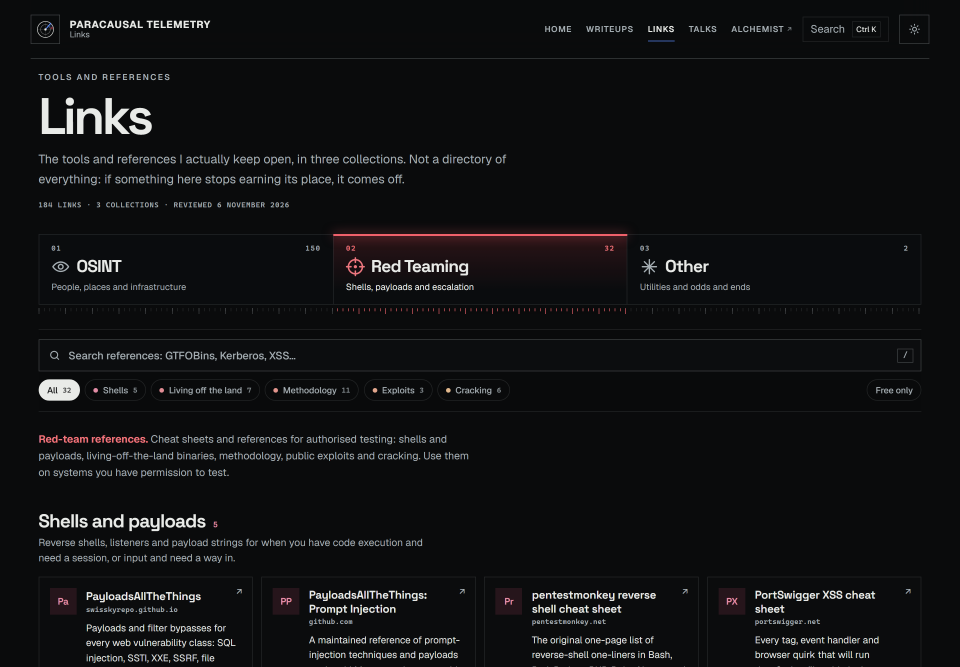
#> input picture desktop-dark-red-team.png, 2880 x 2000 px (shown at 1/3 size)
$ python -i build-heatmap-photos.py   (imports and definitions only)
#> lines starting #> are read from the running program, lines starting #| are printed output that depends on the picture
#> further down, picture is the input picture: PIL image 2880x2000 RGB; mean R, G, B 17.4, 18, 19.2
"""Render the Operation Heatmap photo pack as believable phone photos.

One-off asset generator (like build-social-card.py): run it, commit the output.

    python scripts/build-heatmap-photos.py

The pictures are procedural reconstructions; the EXIF block of each existing
photo (GPS, timestamps, device) IS the exercise, so it is read from the current
file and written back byte-for-byte. selfie_crop.jpg deliberately carries no
EXIF. The zip pack is rebuilt from the new files plus the existing README.

Needs numpy + Pillow and the Windows fonts listed in FONTS (Bahnschrift,
Arial Narrow, Georgia, OCR-A, Segoe Print, Segoe UI).
"""
import io
import os
import sys
import zipfile

import numpy as np
from PIL import Image, ImageChops, ImageDraw, ImageFilter, ImageFont

ROOT = os.path.dirname(os.path.dirname(os.path.abspath(__file__)))
PHOTOS = os.path.join(ROOT, "activity", "footprint", "photos")
ZIP = os.path.join(ROOT, "activity", "footprint", "jamie-hollis-photos.zip")
FONTS = "C:/Windows/Fonts/"
SS = 2  # supersample factor


# ------------------------------------------------------------------ helpers
# [144 lines left out: functions font, smooth_noise, coeffs, warp, drop_shadow, light and 7 more, not called in this run]


def centred(d, cx, y, text, f, fill):
    w = d.textlength(text, font=f)
    d.text((cx - w / 2, y), text, font=f, fill=fill)


# ------------------------------------------------------------------ scenes
# [76 lines left out: function boarding_pass, not called in this run]


def bloom(img, threshold=180, radius=40, amount=0.7):
#> called with threshold = 180, radius = 40, amount = 0.7
    arr = np.asarray(img.convert("RGB"), np.float32)
    bright = np.clip(arr - threshold, 0, 255) * (255 / (255 - threshold))
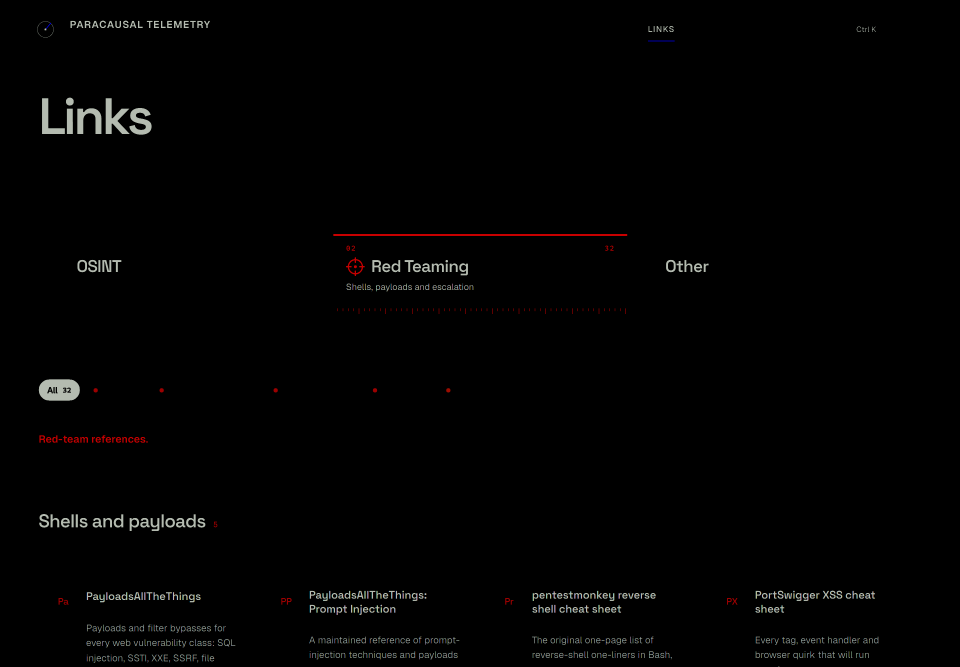
#> bright: shape (2000, 2880, 3) float32 (shown at 1/3 size); mean R, G, B 2.7, 2.4, 2.3
    glow = Image.fromarray(bright.astype(np.uint8)).filter(ImageFilter.GaussianBlur(radius))
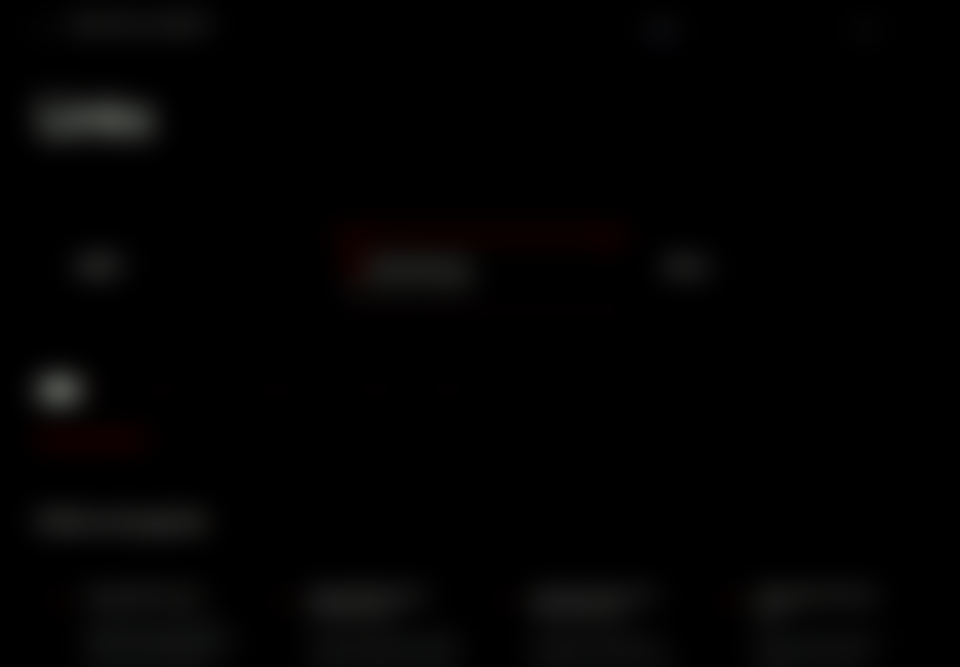
#> glow: PIL image 2880x2000 RGB (shown at 1/3 size); mean R, G, B 2.6, 2.3, 2.2
    out = arr + np.asarray(glow, np.float32) * amount
    return Image.fromarray(np.clip(out, 0, 255).astype(np.uint8)).convert("RGBA")


# [374 lines left out: functions lightmap, pub_night, race_kit, garrison_sign, tapa_sign, selfie_crop, not called in this run]


SCENES = [
    ("IMG_20260529_064112.jpg", boarding_pass, (1200, 900), dict(vig=0.32)),
    ("IMG_20260523_214706.jpg", pub_night, (1200, 900), dict(luma=7.5, chroma=4.5, vig=0.45, soften=0.9)),
    ("IMG_20260524_101533.jpg", race_kit, (1200, 900), dict(vig=0.28)),
    ("IMG_20260512_063355.jpg", garrison_sign, (1200, 900), dict(luma=4.5, vig=0.25)),
    ("IMG_20260606_083210.jpg", tapa_sign, (1200, 900), dict(vig=0.22)),
    ("selfie_crop.jpg", selfie_crop, (1000, 1000), dict(vig=0.3, soften=0.8)),
]


# [16 lines left out: function main, not called in this run]


# [2 lines not run here, left out]

>>> from PIL import Image
>>> picture = Image.open('../desktop-dark-red-team.png')
>>> result = bloom(picture)

$ run again, on mobile-dark-red-team.png
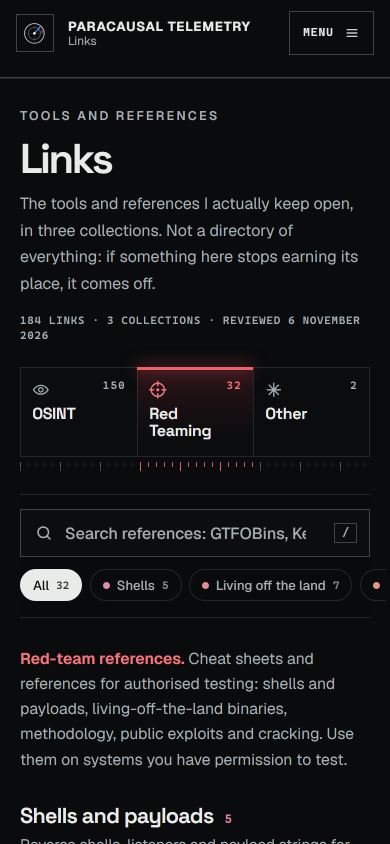
#> input picture mobile-dark-red-team.png, 780 x 1688 px (shown at 1/2 size)
#> picture is the input picture: PIL image 780x1688 RGB; mean R, G, B 22, 22.4, 23.7
#> in bloom, `bright = np.clip(arr - threshold, 0, 255) * (255 / (255 - threshold))`:
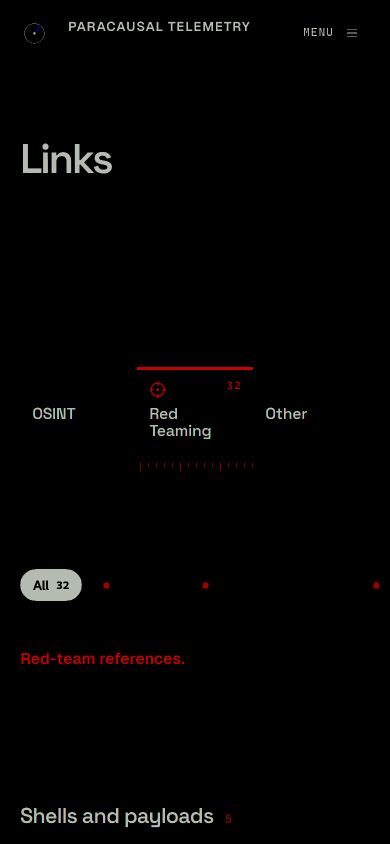
#> bright: shape (1688, 780, 3) float32 (shown at 1/2 size); mean R, G, B 3.6, 3, 2.8
#> in bloom, `glow = Image.fromarray(bright.astype(np.uint8)).filter(ImageFilter.Gau..`:
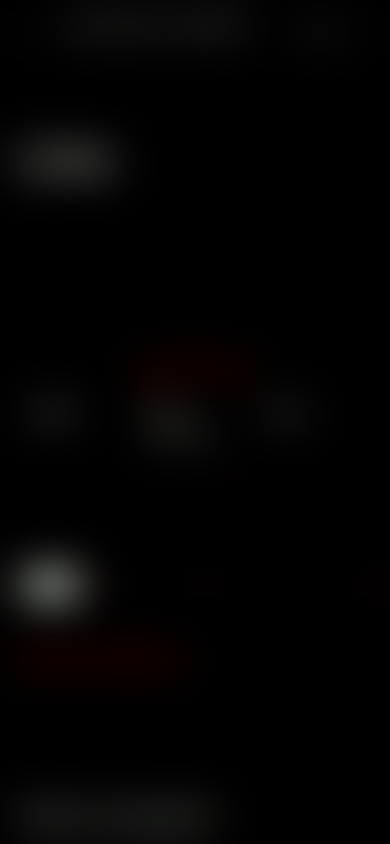
#> glow: PIL image 780x1688 RGB (shown at 1/2 size); mean R, G, B 3.5, 2.9, 2.7
